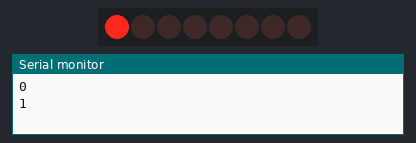
The sketch below on a simulated Arduino Uno, built with avr-gcc and run on an emulated ATmega328P. Parts: 8 shift-register outputs drawn as a row of LEDs (first output left, lit = HIGH), the last lines printed to the serial monitor. Wiring (inferred from the names in the program): shift register (74HC595): data pin 12; shift clock pin 9; latch pin 11. Wiring (inferred from the signals the program sends): row of LEDs: on Q0, Q1, Q2, Q3, Q4, Q5, Q6, Q7.

Above: at 0.6 s.
At 5.1 s:
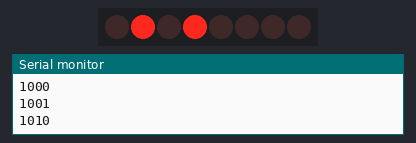
At 10.1 s:
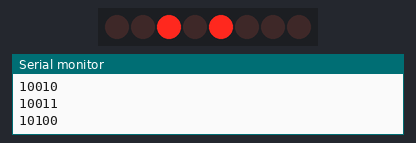
At 19.6 s:
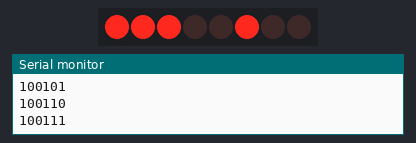
At 29.1 s:
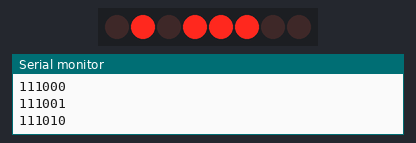
At 39.1 s:
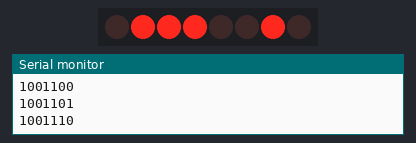
Timing chart, 0 to 40.0 s (numbered marks = the images above):
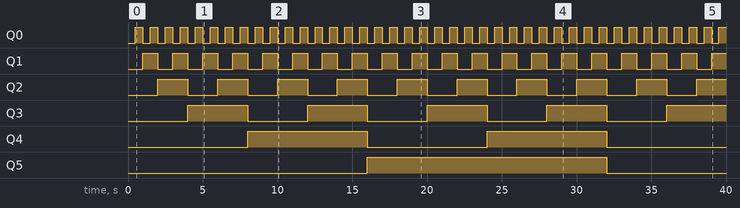

The sketch:

BinaryCounter.ino
```cpp
#define latchPin 11     // Pin connected to ST_CP (Latch Pin) of 74HC595
#define clockPin 9      // Pin connected to SH_CP (Shift Register Clock) of 74HC595
#define dataPin 12      // Pin connected to DS (Data Pin) of 74HC595

void setup() {
  pinMode(latchPin, OUTPUT);  // Set latch pin as output
  pinMode(clockPin, OUTPUT);  // Set clock pin as output
  pinMode(dataPin, OUTPUT);   // Set data pin as output
  Serial.begin(9600);         // Start serial communication at 9600 baud rate
}

void loop() {
  // Loop through values from 0 to 255 to create a binary counting pattern
  for (int i = 0; i < 256; ++i) {
    digitalWrite(latchPin, LOW);         // Begin data transfer by setting latch LOW
    shiftOut(dataPin, clockPin, MSBFIRST, i); // Send the current count to the shift register
    digitalWrite(latchPin, HIGH);        // Complete data transfer by setting latch HIGH

    Serial.println(i, BIN);              // Print the binary representation of the current count to Serial Monitor
    delay(500);                          // Delay for half a second before the next count
  }
}
```

Measured:
- by itself, Q0: alternates HIGH for 0.50 s and LOW for 0.50 s
- by itself, Q1: alternates HIGH for 1.0 s and LOW for 1.0 s
- by itself, Q2: alternates HIGH for 2.0 s and LOW for 2.0 s
- by itself, Q3: alternates HIGH for 4.0 s and LOW for 4.0 s
- by itself, Q4: alternates HIGH for 8.0 s and LOW for 8.0 s
- by itself, Q5: LOW → HIGH at 16.0 s, → LOW 16.0 s later
